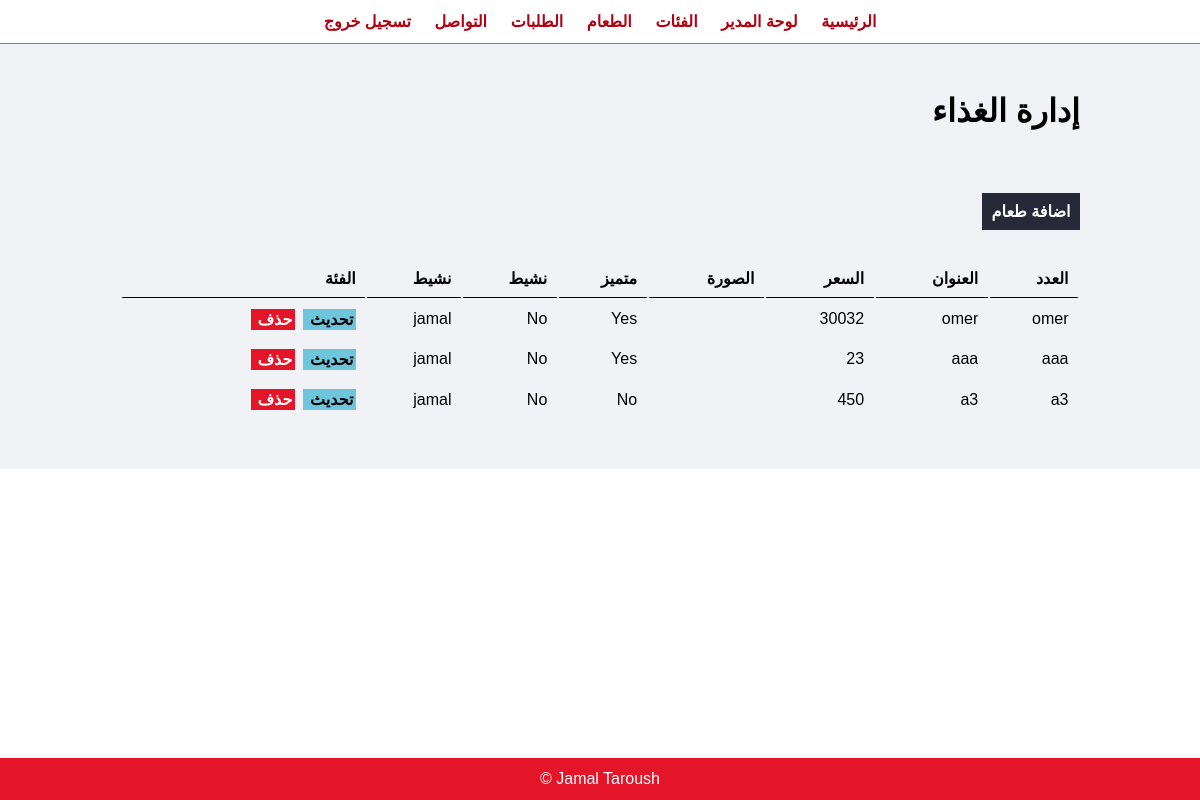
Page /admin/manage-food.php (signed in) on the committed database.
### tables this page shows
CREATE TABLE `foodrequset` (
  `id` int(100) NOT NULL,
  `titlea` varchar(100) NOT NULL,
  `descriptionb` varchar(100) NOT NULL,
  `pricec` varchar(100) NOT NULL,
  `imagef` varchar(100) NOT NULL,
  `featurede` varchar(100) NOT NULL,
  `activet` varchar(100) NOT NULL,
  `category` varchar(100) NOT NULL
);

### admin/manage-food.php (the view, shortened to what this page needs)
<?php
include "partials/menu.php";
?>
    <div class="main-content">
    <div class="wrapper">
        <h1>إدارة الغذاء</h1>
        <br>
        <br>
        <br/><br/>
        <a href="add-food.php" class="btn-primary">اضافة طعام</a>
        <br/><br/><br/>
        <table class="tbl-full">
            <tr>
                <th>العدد</th>
                <th>العنوان</th>
                <th>السعر</th>
                <th>الصورة</th>
                <th>متميز</th>
                <th>نشيط</th>
                <th>نشيط</th>
                <th>الفئة</th>
            </tr>
            <?php
            $sql="select * from foodrequset";
            $res=mysqli_query($conn,$sql);
            if ($res->num_rows>0){
                while ($row=$res->fetch_assoc()){
                    $id=$row['id'];
                    $title=$row['titlea'];
                    $description=$row['descriptionb'];
                    $price=$row['pricec'];
                    $image=$row['imagef'];
                    $featured=$row['featurede'];
                    $active=$row['activet'];
                    $category =$row['category'];
                    ?>
                    <tr>
                        <td><?php echo $title ?></td>
                        <td><?php echo $description ?></td>
                        <td><?php echo $price ?></td>
                        <td><?php echo $image ?></td>
                        <td><?php echo $featured ?></td>
                        <td><?php echo $active ?></td>
                        <td><?php echo $category ?></td>
                        <td>
                            <a href="update-food.php?id=<?php echo $id ?>" class="btn-secondary"> تحديث </a> &nbsp;
                            <a href="delete-food.php?id=<?php echo $id?>" class="btn-danger"> حذف </a>&nbsp;
                        </td>
                    </tr>
                    <?php
                }
            }
            ?>
        </table>
    </div>
    </div>
<?php
include "partials/footer.php";
?>

### admin/partials/menu.php (shortened to what this page needs)
<html dir="rtl" lang="ar">
<head>
    <link rel="stylesheet" href="../css/admin.css">
</head>
<body>
<div class="menu text-center">
    <div class="wrapper">
        <ul>
            <li><a href="index.php">الرئيسية</a></li>
            <li><a href="manage-admin.php">لوحة المدير</a></li>
            <li><a href="manage-category.php">الفئات</a></li>
            <li><a href="manage-food.php">الطعام</a></li>
            <li><a href="manage-order.php">الطلبات</a></li>
            <li><a href="manage-contact.php">التواصل</a></li>
            <li><a href="logout.php">تسجيل خروج</a></li>
        </ul>
    </div>
</div>

### admin/partials/footer.php
<div class="footer">
    <div class="wrapper">
        <p class="text-center">Jamal Taroush &copy;</p>
    </div>
</div>
</body>
</html>

### css/admin.css (style rules this page uses)
* { margin: 0; padding: 0; font-family: Arial, Helvetica, sans-serif; }
.wrapper { padding: 1%; width: 80%; margin: 0 auto; }
.text-center { text-align: center; }
.tbl-full { width: 100%; }
table tr th { border-bottom: 1px solid black; padding: 1%; text-align: right; }
table tr td { padding: 1%; }
.btn-primary { background-color: #272838; padding: 1%; color: white; text-decoration: none; font-weight: bold; }
.btn-secondary { background-color: #6ec6dc; padding: 1%; color: black; text-decoration: none; font-weight: bold; }
.btn-danger { background-color: #e51529; padding: 1%; color: white; text-decoration: none; font-weight: bold; }
.menu { border-bottom: 1px solid grey; }
.menu ul { list-style-type: none; }
.menu ul li { display: inline; padding: 1%; }
.menu ul li a { text-decoration: none; font-weight: bold; color: #b10011; }
.main-content { background-color: #f1f2f6; padding: 3% 0; }
.footer { position: fixed; left: 0; bottom: 0; width: 100%; background-color: #e51529; color: white; text-align: center; }

### rows in the picture
foodrequset: titlea "omer", descriptionb "omer", pricec "30032", featurede "Yes", activet "No", category "jamal"
foodrequset: titlea "aaa", descriptionb "aaa", pricec "23", featurede "Yes", activet "No", category "jamal"
foodrequset: titlea "a3", descriptionb "a3", pricec "450", featurede "No", activet "No", category "jamal"
